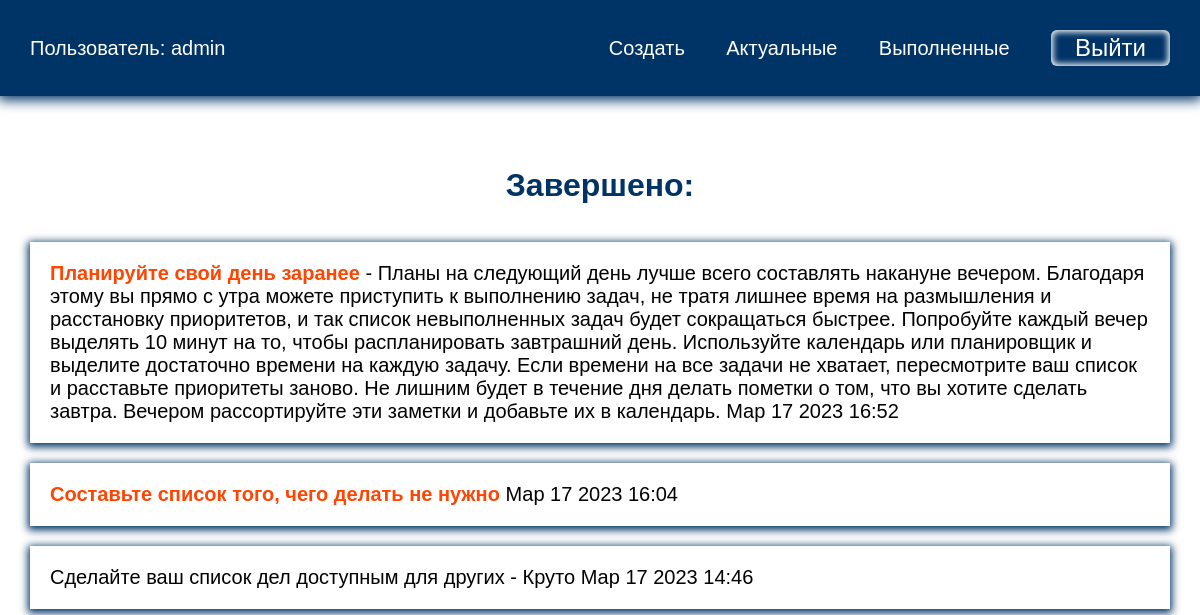
The app's page /completed/ (signed in) with its own data.
### todo/models.py (models this page shows, shortened)
class Todo(models.Model):
    title = models.CharField(max_length=100)
    memo = models.TextField(blank=True)  # описание задачи, может быть, может не быть(мы разрешаем что поле может быть пустым).
    created = models.DateTimeField(auto_now_add=True)  # поле дата создания, для того что бы могли потом отсортировать наши задачи либо по возрастанию,либо по убыванию. Атирбут мы не сможем менять в ручную. Не изменяемые поля в админке отображаться не будут, но они будут храниться в БД. В тот момент когда мы будем создавть какую то задачу, у нас зафиксируется дата и время ее создания.
    data_completed = models.DateTimeField(null=True, blank=True)  # сделаем задачу как выполненной (дата и время текущей задачи) Данную задачу мы не можем выполнить сразу, пока поле не заполнено будет просто null=True.
    important = models.BooleanField(default=False)  # Важная задача либо нет. Сдесь нам нужно в виде checkbox, True его как то выделим, False выделять не будем. default=False - задача изначально не важная.
    user = models.ForeignKey(User, on_delete=models.CASCADE)  # Задачу нужно связать с пользователем(таблицей пользователей). Что каждый пользователь видит свой набор задач, а не чужих. Связываем таблицу Тodo с таблицей User. У одного пользователя может быть много каких то задач. Что будет происходить с задачами когда удалим пользователя on_delete=models.CASCADE.

### todo/views.py (the view)
# urls.py: path('completed/', views.completedtodo, name='completedtodo'),
@login_required
def completedtodo(request):
    todos = Todo.objects.filter(user=request.user, data_completed__isnull=False).order_by('-data_completed') # Выполненные задачи привязываем к конкретному пользователю, data_completed__isnull=False теперь данное поле не пустое, так как нажав на кнопку выполнено, зафиксировалась дата ее выполнения, order_by('') будем выводить последняя запись которая была выполнена,что бы последняя задача была с верху -data_completed по убыванию.
    return render(request, 'todo/completedtodo.html', {'todos': todos})

### todo/templates/todo/completedtodo.html
{% extends 'todo/base.html' %}
{% block content %}
<h1>Завершено: </h1>
<ul>
    {% for todo in todos %}
    <li>
        <a href="{% url 'viewtodo' todo.id %}">
        {% if todo.important %}
        <b>{{ todo.title }}</b>
        {% else %}
        {{ todo.title }}
        {% endif %}
        {% if todo.memo %}
        - {{ todo.memo }}
        {% endif %}
            {{ todo.data_completed|date:'M j Y H:i' }}
        </a>
    </li>
    {% endfor %}
</ul>
{% endblock %}

### todo/templates/todo/base.html (shortened to what this page needs)
{% load static %}
<!DOCTYPE html>
<html lang="en">
<head>
    <link rel="stylesheet" href="{% static 'css/style.css' %}">
</head>
<body>
{% if user.is_authenticated %}
<div class="menu">
    <div class="wrap">
        <ul>
            <li class="logo"><a href="">Пользователь: {{ user.username }}</a></li>
            <li><a href="{% url 'createtodo' %}">Создать</a></li>
            <li><a href="{% url 'currenttodos' %}">Актуальные</a></li>
            <li><a href="{% url 'completedtodo' %}">Выполненные</a></li>
            <li>
                <form action="{% url 'logoutuser' %}" method="post">
                    <button class="top">Выйти</button>
                </form>
            </li>
        </ul>
    </div>
</div>
{% endif %}
<div class="content">
    <div class="wrap">
        {% block content %}
        {% endblock %}
    </div>
</div>
</body>
</html>

### todo/static/css/style.css (style rules this page uses)
body { margin: 0; padding: 0; font-family: Arial, Helvetica, sans-serif; }
.wrap { max-width: 1200px; margin: 0 auto; padding: 10px 30px; box-sizing: border-box; }
.menu { background: #003366; box-shadow: 0 2px 12px 2px #003366; }
ul { list-style: none; padding: 0; }
.menu ul { display: flex; justify-content: space-between; align-items: center; font-size: 20px; }
.menu .logo { margin-right: 30%; color: #FFF; }
a { text-decoration: none; }
.menu a { color: #FFF; }
.content .wrap { display: flex; flex-direction: column; align-items: center; justify-content: center; margin-top: 40px; }
h1, h2 { color: #003366; }
button { border-radius: 6px; box-shadow: inset 0 0 6px 2px #FFF; padding: 10px 40px; margin-top: 40px; font-size: 24px; cursor: pointer; }
.top { padding: 4px 24px; margin-top: 0; background: transparent; border: none; color: #FFF; }
.content li { box-shadow: 0 2px 8px 2px #003366; margin-bottom: 20px; font-size: 20px; }
.content a { color: #000; display: block; padding: 20px; box-sizing: border-box; }
a b { color: orangered; }

### records on screen
Todo: title "Планируйте свой день заранее", memo "Планы на следующий день лучше всего составлять накануне вечером. Благодаря этому вы прямо с утра можете приступить к выполнению задач, не тратя лишнее время на размышления и расстановку приоритетов, и так список невыполненных задач будет сокращаться быстрее. Попробуйте каждый вечер выделять 10 минут на то, чтобы распланировать завтрашний день. Используйте календарь или планировщик и выделите достаточно времени на каждую задачу. Если времени на все задачи не хватает, пересмотрите ваш список и расставьте приоритеты заново. Не лишним будет в течение дня делать пометки о том, что вы хотите сделать завтра. Вечером рассортируйте эти заметки и добавьте их в календарь.", data_completed "Мар 17 2023 16:52"
Todo: title "Составьте список того, чего делать не нужно", data_completed "Мар 17 2023 16:04"
Todo: title "Сделайте ваш список дел доступным для других", memo "Круто", data_completed "Мар 17 2023 14:46"

### other values on screen
{{ user.username }} "admin"
